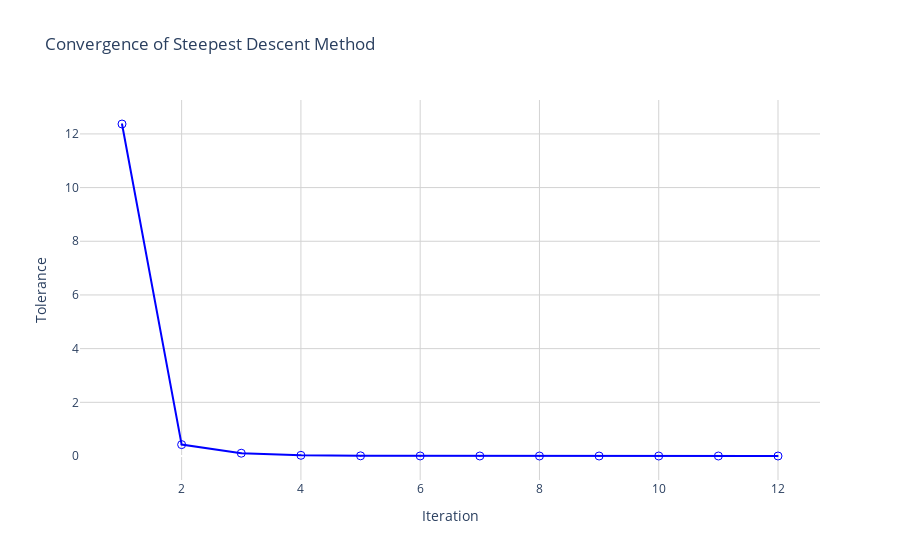

The notebook cell saved with this chart:
### Code cell
# stepwise implementation of steepest descent method

import numpy as np
import pandas as pd
import plotly.graph_objects as go

def steepest_descent(A, b, x0, tol=1e-6, max_iter=1000):
    x = x0
    iteration_data = []  # List to store iteration data
    
    for k in range(max_iter):
        iteration_values = {"itr": k + 1}  # Dictionary to store iteration values
        for i in range(len(x)):
            iteration_values[f"x{i+1}"] = round(x[i], 4)  # Store x values for this iteration
        
        r = b - np.dot(A, x)  # Compute the residual vector
        alpha = np.dot(r, r) / np.dot(r, np.dot(A, r))  # Compute the step size
        x = x + alpha * r  # Update the solution
        
        tolerance = np.linalg.norm(r)  # Calculate tolerance
        iteration_values["tol"] = round(tolerance, 6)  # Store tolerance value for this iteration
        
        iteration_data.append(iteration_values)  # Append iteration data
        
        # Check for convergence
        if tolerance < tol:
            break  # Convergence condition reached
    
    # Convert iteration data to DataFrame
    df = pd.DataFrame(iteration_data)
    return df

# Example usage
A = np.array([[10, -1, 2], 
              [1, 10, -1], 
              [-2, 1, 10]], dtype=float)
b = np.array([6, 9, 6], dtype=float)
x0 = np.zeros_like(b)

iterations_df = steepest_descent(A, b, x0)
print(iterations_df)

# Plotting with Plotly
fig = go.Figure()
fig.add_trace(go.Scatter(x=iterations_df["itr"], y=iterations_df["tol"], mode='markers+lines', marker=dict(symbol='circle-open-dot', size=8), line=dict(color='blue')))
fig.update_layout(title='Convergence of Steepest Descent Method', xaxis_title='Iteration', yaxis_title='Tolerance', showlegend=False, plot_bgcolor='white', xaxis=dict(showgrid=True, gridcolor='lightgrey'), yaxis=dict(showgrid=True, gridcolor='lightgrey'))
fig.show()

### Figure 1 — Plotly figure (JSON) as saved in the notebook; plotly's stock layout.template omitted (floating-point values rounded to 4 significant figures)
{"data": [{"line": {"color": "blue"}, "marker": {"size": 8, "symbol": "circle-open-dot"}, "mode": "markers+lines", "x": [1, 2, 3, 4, 5, 6, 7, 8, 9, 10, 11, 12], "y": [12.37, 0.4243, 0.1039, 0.02546, 0.006235, 0.001527, 0.000374, 9.2e-05, 2.2e-05, 5e-06, 1e-06, 0.0], "type": "scatter"}], "layout": {"xaxis": {"title": {"text": "Iteration"}, "showgrid": true, "gridcolor": "lightgrey"}, "yaxis": {"title": {"text": "Tolerance"}, "showgrid": true, "gridcolor": "lightgrey"}, "title": {"text": "Convergence of Steepest Descent Method"}, "showlegend": false, "plot_bgcolor": "white"}}
